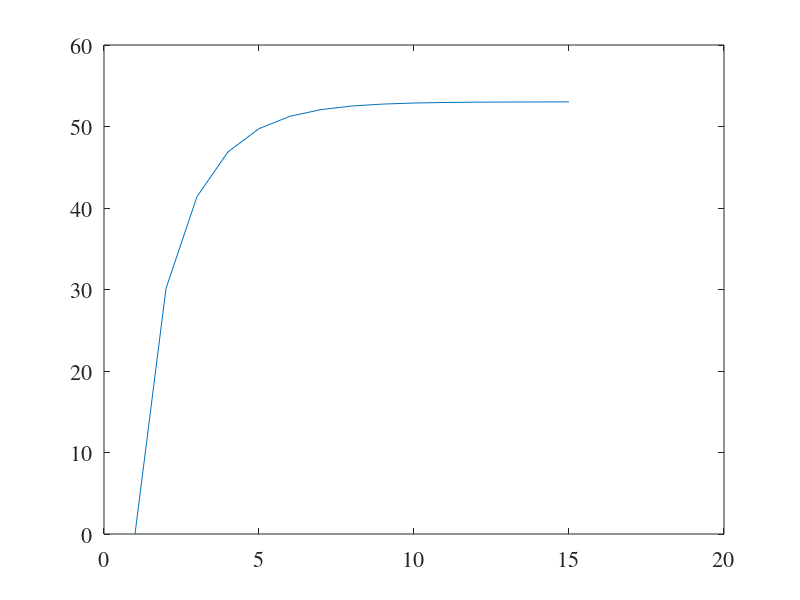

The MATLAB source for this figure: (Note: this script raises an error after producing the figure.)
function PlotPlot()
Resource_networking_max_unit=20;%SP全部的networking资源，这里的单位为Unit     20*100Mbps
Rescource_storage_max_unit=20;%SP全部的storage资源，这里的单位为Unit               20GB
Resource_computing_max_unit=20;%SP全部的computing资源，这里的单位为Unit    40CPU
Resource_max_unit=[Resource_networking_max_unit,Rescource_storage_max_unit,Resource_computing_max_unit];

delta_networking=1;%一个slice_request请求了1块networking资源 100Mbps
delta_storage=1;%一个slice_request分别请求了2块storage资源 1GB
delta_computing=2;%一个slice_request分别请求了1块computing资源 2CPU
%
delta_recourse=[delta_networking,delta_storage,delta_computing];
load singleData/Value_State_record.mat %figure 1
load singleData/price_record.mat %price iteration plot figure 2
load singleData/X_recourse_record.mat %X_recourse iteration plot figure 3
% size(Value_State_record)
% size(price_record)
% size(price_record)

%figure 5
load singleData/Phi
load singleData/Phi_Greedy.mat
load singleData/Phi_MMF.mat

load singleData/X_Recourse_Unit_Optimal.mat
load singleData/X_Recourse_Unit_Greedy.mat
load singleData/X_Recourse_Unit_MMF.mat

load singleData/Value_State.mat%最优值函数
load singleData/Price_Optimal.mat

load singleData/reward_optimal.mat;%价格 figure 4
load singleData/reward_Greedy.mat;
load singleData/reward_MMF.mat;
%%%%%%%%%%%%%%%%%%%%%%%%%%%%%%%%%%%%%%%%%%%%%%
%figure 1
%MDP value iteration process
%chose state=State_Space{1,1}
load singleData/State_Space;
state=State_Space{1,6};
[temp,value_state_iteration_times]=size(Value_State_record);
value_iteration_special_state=[];
for i =1:value_state_iteration_times
    value_iteration_special_state=[value_iteration_special_state,Value_State_record{i}(1,6)];
end

iteration_times=[];

for i=1:length(value_iteration_special_state)
    iteration_times=[iteration_times,i];
end

figure(1)
p1=plot(iteration_times,value_iteration_special_state);
%axis([1,30,0 800])
set(gca,'fontname','times') 
set(gca,'fontsize',16)
p1.Marker='o';
%title('the iteration of value state')
xlabel('the number of iterations')
ylabel('value of state')
saveas(gcf,"./Figure15-5-state1/State1-iterationOfValueState.fig");
saveas(gcf,"./Figure15-5-state1/State1-iterationOfValueState.eps" );
saveas(gcf,"./Figure15-5-state1/State1-iterationOfValueState.png");

% %%%%%%%%%%%%%%%%%%%%%%%%%%%%%%%%%%%%%%%%%%%%%%%%%%%%%%%%%%%%%%%%%%%%%%%%%%%%%%%
%figure 2
%game iteration price change
%choose state = State_Space{1,1}
%choose first resource
price_iteration=price_record{1,6};
price_iteration_x_axis=[];
for i=1:length(price_iteration)
    price_iteration_x_axis=[price_iteration_x_axis,i];
end

networking_price_iteration=[];
storage_price_iteration=[];
computing_price_iteration=[];
for i=1:length(price_iteration)
    networking_price_iteration=[networking_price_iteration,price_iteration{i}(1)];
    storage_price_iteration=[storage_price_iteration,price_iteration{i}(2)];
    computing_price_iteration=[computing_price_iteration,price_iteration{i}(3)];
    
end


figure(2)
% ts1 = timeseries(networking_price_iteration, price_iteration_x_axis);
% ts2 = timeseries(storage_price_iteration, price_iteration_x_axis);
% ts3 = timeseries(computing_price_iteration, price_iteration_x_axis);
% plot(ts1,ts2,ts3)
p=plot(price_iteration_x_axis,networking_price_iteration,...
    price_iteration_x_axis,storage_price_iteration,...
    price_iteration_x_axis,computing_price_iteration);
p(1).LineWidth=1;
p(1).LineStyle='-';
p(1).Marker='o';
p(2).LineWidth=1;
p(2).LineStyle='-';
p(2).Marker='s';
p(3).LineWidth=1;
p(3).LineStyle='-';
p(3).Marker='x';
axis( [1 8 0.6 1.6] )
set(gca,'xtick',1:1:9);
set(1,'DefaultAxesLineStyleOrder',{'-o',':s','--+'})
%title('the iteration of price')
xlabel('the number of iterations')
ylabel('price')
legend('networking','storage','computing','Location','southeast')
set(gca,'fontname','times') 
set(gca,'fontsize',16')
saveas(gcf,"./Figure15-5-state1/State1-iterationOfPrice.fig");
saveas(gcf,"./Figure15-5-state1/State1-iterationOfPrice.eps" );
saveas(gcf,"./Figure15-5-state1/State1-iterationOfPrice.png");

%%%%%%%%%%%%%%%%%%%%%%%%%%%%%%%%%%%%%%%%%%%%%%%%%%%%%%%%%%%%%%%%%%%%%%%%%%%%%%%
%figure 3
X_iteration=X_recourse_record{1,6};
X_iteration_x_axis=[];
for i=1:length(X_iteration)
    X_iteration_x_axis=[X_iteration_x_axis,i];
end

networking_X_iteration=[];
storage_X_iteration=[];
computing_X_iteration=[];
for i=1:length(X_iteration)
    networking_X_iteration=[networking_X_iteration,X_iteration{i}(1)];
    storage_X_iteration=[storage_X_iteration,X_iteration{i}(2)];
    computing_X_iteration=[computing_X_iteration,X_iteration{i}(3)]; 
end
figure(3)
p3=plot(X_iteration_x_axis,networking_X_iteration,...
    X_iteration_x_axis,storage_X_iteration,...
    X_iteration_x_axis,computing_X_iteration);
axis( [1 8 0.5 4] )
set(gca,'xtick',1:1:9);
p3(1).LineWidth=1;
p3(1).LineStyle='-';
p3(1).Marker='o';
p3(2).LineWidth=1;
p3(2).LineStyle='-';
p3(2).Marker='s';
p3(3).LineWidth=1;
p3(3).LineStyle='-';
p3(3).Marker='x';

%title('the iteration of x')
xlabel('the number of iterations')
ylabel('$x_{i,j,z}(t)$','Interpreter','LaTex')
set(gca,'fontname','times') 
set(gca,'fontsize',16')
legend('networking','storage','computing','Location','northeast')
saveas(gcf,"./Figure15-5-state1/State1-iterationOfX.fig");
saveas(gcf,"./Figure15-5-state1/State1-iterationOfX.eps" );
saveas(gcf,"./Figure15-5-state1/State1-iterationOfX.png");


%figure 4
%3-D bar
figure(4)
reward_optimal_new=fliplr(reward_optimal(6:15,1:10));


h=bar3(reward_optimal_new,'w')
pos=axis;
xlabel({'   avaliable' 'resource(%)   '},'position',[6 13 0])
ylabel('request number','position',[-1 8 0])
zlabel('reward')
%title('reward of optimal')
% %colorbar
% %set(h,{'cdata'},cellfun(@(z)kron(z(2:6:end,2:3),ones(6,2)),get(h,'ZData'),'un',0))
set(gca,'xticklabel',{'  ','20','  ','  ','  ','60','  ','  ','  ','100'});
set(gca,'yticklabel',{'1','  ','  ','  ','5',' ','  ','  ','  ','10'});

set(gca,'fontname','times') 
set(gca,'fontsize',16')
saveas(gcf,"./Figure15-5-state1/State1-reward_of_optimal.fig");
saveas(gcf,"./Figure15-5-state1/State1-reward_of_optimal.eps" );
saveas(gcf,"./Figure15-5-state1/State1-reward_of_optimal.png");

%figure 5
%the percentage of allocate request
%choose the resource max situation(in fact, the situtation can be choosed
%randomly.
%the number of choosen is Phi, Phi_Greedy, Phi_MMF
%Phi(:,20) the number is from 30~10
%%%%%%%%%%%%%%%%%%%%%%%%%%%%%%%%%%

optimal_number=Phi(1:11,1)';
Greedy_number=Phi_Greedy(1:11,1)';
MMF_number=Phi_MMF(1:11,1)';
optimal_X_resource=X_Recourse_Unit_Optimal(1:11,1)';
Greedy_X_resource=X_Recourse_Unit_Greedy(1:11,1)';
MMF_X_resource=X_Recourse_Unit_MMF(1:11,1)';

%only use first resource

optimal_percentage=[];
Greedy_percentage=[];
MMF_percentage=[];
max_number=state(1);
for i =1:length(optimal_number)
    
    state=State_Space{i,1};
    optimal_resource=optimal_X_resource{i};
    Greedy_resource=Greedy_X_resource{i};
    MMF_resource=MMF_X_resource{i};
    optimal_percentage(i)=100*(optimal_number(i)*delta_recourse(1)*optimal_resource(1)/Resource_max_unit(1));
    Greedy_percentage(i)=100*(Greedy_number(i)*delta_recourse(1)*Greedy_resource(1)/Resource_max_unit(1));
    MMF_percentage(i)=100*(MMF_number(i)*delta_recourse(1)*MMF_resource(1)/Resource_max_unit(1));
end
optimal_percentage=fliplr(optimal_percentage)./100;
Greedy_percentage=fliplr(Greedy_percentage)./100;
MMF_percentage=fliplr(MMF_percentage)./100;

barNumber=[];
number=5:1:15;
% for i=1:length(number)
%  
%     barNumber=[barNumber
%         number(i),number(i),number(i)];
% end
% bar_percentage=[];
% for i=1:length(number)
%     bar_percentage=[bar_percentage
%         optimal_percentage(i),Greedy_percentage(i),MMF_percentage(i)];
% end
% 
figure(5)
%p5=bar(barNumber,bar_percentage);
p5=plot(number,optimal_percentage,number,Greedy_percentage,number,MMF_percentage);
p5(1).LineWidth=1;
p5(1).LineStyle='-';
p5(1).Marker='o';
p5(2).LineWidth=1;
p5(2).LineStyle='-';
p5(2).Marker='s';
p5(3).LineWidth=1;
p5(3).LineStyle='-';
p5(3).Marker='x';
% 
xlabel('request number')
ylabel('admissible ratio')
legend({'OAR','Greedy','MMF'},'location','southwest')
set(gca,'fontname','times') 
set(gca,'fontsize',16')
saveas(gcf,"./Figure15-5-state1/State1-allocatedPercentage.fig");
saveas(gcf,"./Figure15-5-state1/State1-allocatedPercentage.eps" );
saveas(gcf,"./Figure15-5-state1/State1-allocatedPercentage.png");

figure(6)

optimal_reward=reward_optimal(1:15,5)';
Greedy_reward=reward_Greedy(1:15,5)';
MMF_reward=reward_MMF(1:15,5)';
number=1:1:15;
optimal_reward=fliplr(optimal_reward);
Greedy_reward=fliplr(Greedy_reward);
MMF_reward=fliplr(MMF_reward);
p6=plot(number,optimal_reward,number,Greedy_reward,number,MMF_reward);
p6(1).LineWidth=1;
p6(1).LineStyle='-';
p6(1).Marker='o';
p6(2).LineWidth=1;
p6(2).LineStyle='-';
p6(2).Marker='s';
p6(3).LineWidth=1;
p6(3).LineStyle='-';
p6(3).Marker='x';
axis([1,10,0,200])
xlabel('request number')
ylabel('reward')
legend({'OAR','Greedy','MMF'},'location','southwest')
set(gca,'fontname','times') 
set(gca,'fontsize',16')
barNumber=[];

% for i=1:length(number)
%  
%     barNumber=[barNumber
%         number(i),number(i),number(i)];
% end
% bar_reward=[];
% for i=1:length(number)
%     bar_reward=[bar_reward
%         optimal_reward(i),Greedy_reward(i),MMF_reward(i)];
% end
% p6=bar(barNumber,bar_reward);
% xlabel('request number')
% ylabel('reward')
% legend('optimal','Greedy','MMF')
%grid on
saveas(gcf,"./Figure15-5-state1/State1-RewardCompare.fig");
saveas(gcf,"./Figure15-5-state1/State1-RewardCompare.eps" );
saveas(gcf,"./Figure15-5-state1/State1-RewardCompare.png");



figure(7)

optimal_reward=reward_optimal(1,:);
Greedy_reward=reward_Greedy(1,:);
MMF_reward=reward_MMF(1,:);
number=1:1:11;
optimal_reward=fliplr(optimal_reward);
Greedy_reward=fliplr(Greedy_reward);
MMF_reward=fliplr(MMF_reward);
p7=plot(number,optimal_reward,number,Greedy_reward,number,MMF_reward);
p7(1).LineWidth=1;
p7(1).LineStyle='-';
p7(1).Marker='o';
p7(2).LineWidth=1;
p7(2).LineStyle='-';
p7(2).Marker='s';
p7(3).LineWidth=1;
p7(3).LineStyle='-';
p7(3).Marker='x';
xlabel('percentage(%)')
ylabel('reward')
axis([1,10,-50,200])
legend({'OAR','Greedy','MMF'},'location','northwest')
set(gca,'xticklabel',{'20','40','60','80', '100'});
set(gca,'fontname','times') 
set(gca,'fontsize',16')
barNumber=[];

% for i=1:length(number)
%  
%     barNumber=[barNumber
%         number(i),number(i),number(i)];
% end
% bar_reward=[];
% for i=1:length(number)
%     bar_reward=[bar_reward
%         optimal_reward(i),Greedy_reward(i),MMF_reward(i)];
% end
% p6=bar(barNumber,bar_reward);
% xlabel('request number')
% ylabel('reward')
% legend('optimal','Greedy','MMF')
%grid on
saveas(gcf,"./Figure15-5-state1/State1-RewardCompare_resource.fig");
saveas(gcf,"./Figure15-5-state1/State1-RewardCompare_resource.eps" );
saveas(gcf,"./Figure15-5-state1/State1-RewardCompare_resource.png");

end
